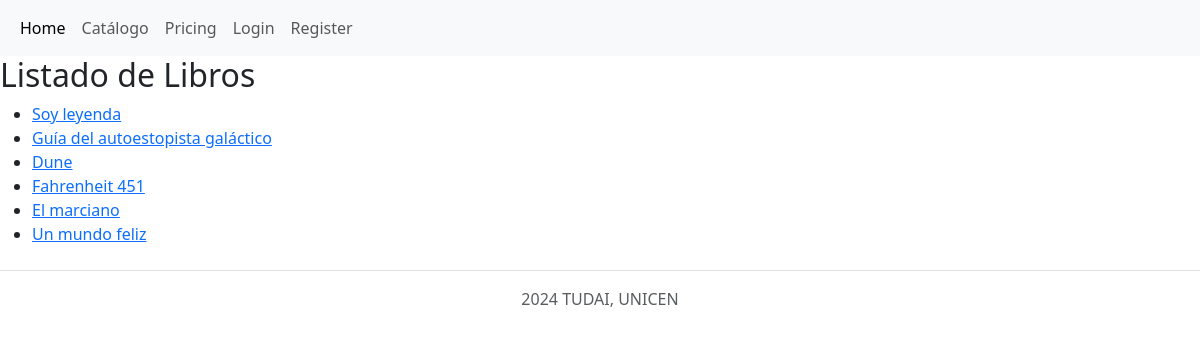
The page /genre/4 on the database its author committed.
### tables this page shows
CREATE TABLE `libro` (
  `id` int(11) NOT NULL,
  `nombre` varchar(60) NOT NULL,
  `autor` varchar(60) NOT NULL,
  `editorial` varchar(60) DEFAULT NULL,
  `genero` varchar(60) NOT NULL,
  `ID_genero` int(11) NOT NULL,
  `ID_genero2` int(11) DEFAULT NULL,
  `ID_genero3` int(11) DEFAULT NULL,
  `stock` int(11) NOT NULL
);

### app/views/catalogue.view.php (called while the page is built, shortened)
<?php
class CatalogueView {
    public function showBooks($books) {
        require 'templates/books.phtml';
    }
}

### app/controllers/catalogue.controller.php (called while the page is built, shortened)
<?php
require_once 'app/models/catalogue.model.php';
require_once 'app/views/catalogue.view.php';
class CatalogueController {
    private $model;
    private $view;
    public function __construct() {
        $this->model = new CatalogueModel();
        $this->view = new CatalogueView();
    }
    public function showBookByGenres($ID_genero){
        $books = $this->model->getBookByGenres($ID_genero);
        return $this->view->showBooks($books);
    }
}

### app/models/catalogue.model.php (called while the page is built, shortened)
<?php
class CatalogueModel {
    private $db;
    public function __construct() {
        $this->db = new PDO('mysql:host=localhost;dbname=tpe-web-2;charset=utf8', 'root', '');
    }
    public function getBookByGenres($ID_genero) {
        $query = $this->db->prepare('SELECT * FROM libro WHERE ID_genero = :id OR ID_genero2 = :id OR ID_genero3 = :id');
        $query->execute([':id'=>$ID_genero]);
        $books = $query->fetchAll(PDO::FETCH_OBJ);
        return $books;
    }
}

### templates/books.phtml (the view)
<?php require 'templates/layout/header.phtml' ?>
<h2>Listado de Libros</h2>
<ul>
    <?php foreach($books as $book): ?>
        <li> <a href="<?php echo BASE_URL . 'book/' . $book->id ?>"> <?php echo $book->nombre ?> </a> </li>
    <?php endforeach ?>
</ul>
<?php require 'templates/layout/footer.phtml' ?>

### rows shown on the page
libro: nombre "Soy leyenda"
libro: nombre "Guía del autoestopista galáctico"
libro: nombre "Dune"
libro: nombre "Fahrenheit 451"
libro: nombre "El marciano"
libro: nombre "Un mundo feliz"
